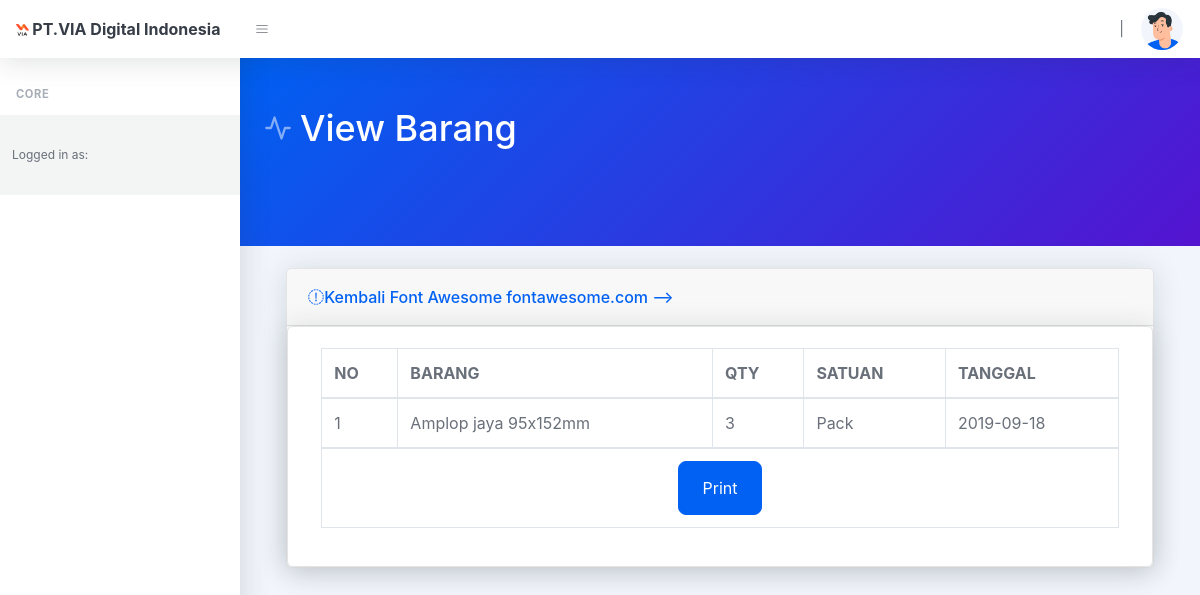
Page /order/view_selesai/1 on the earlier database version.
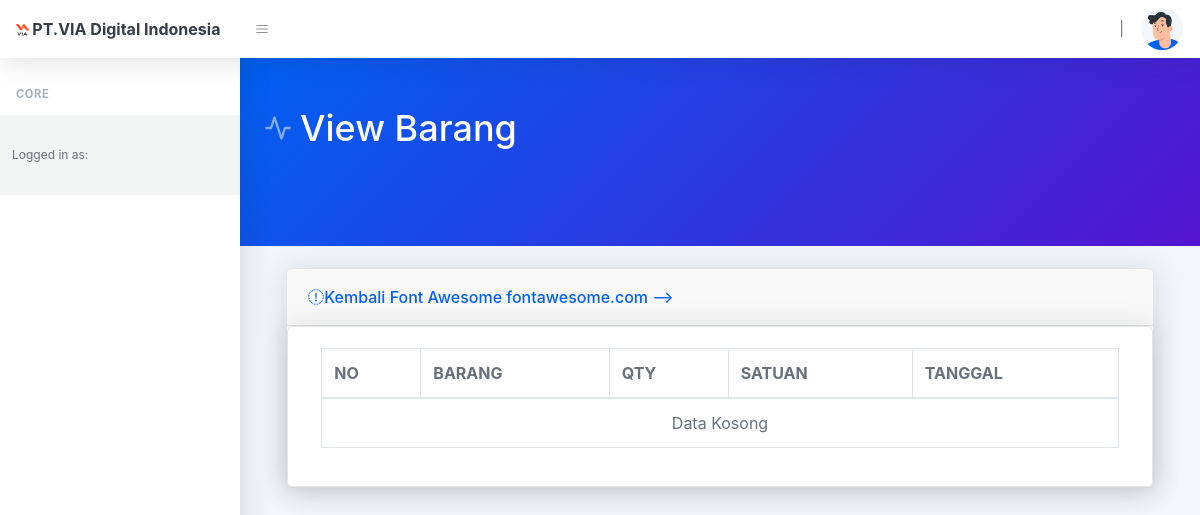
Same page on the later database version.
### tables this page shows
CREATE TABLE `data_order` (
  `id_order` int(10) NOT NULL,
  `id_keranjang` varchar(255) NOT NULL,
  `id_barang` varchar(255) NOT NULL,
  `id_dep` varchar(255) NOT NULL,
  `user_id` varchar(255) NOT NULL,
  `qty_order` varchar(255) NOT NULL,
  `tanggal` varchar(50) NOT NULL,
  `ket` text NOT NULL
);

CREATE TABLE `data_barang` (
  `id` int(11) NOT NULL,
  `item` varchar(120) NOT NULL,
  `qty` varchar(120) NOT NULL,
  `satuan` text NOT NULL,
  `type` varchar(2) NOT NULL,
  `tanggal` varchar(100) NOT NULL,
  `kondisi` varchar(50) NOT NULL
);

### application/controllers/Order.php (called while the page is built, shortened)
<?php
class Order extends CI_Controller
{
    public function __construct()
    {
        $this->load->model('order_model');
        $this->load->model('jabatan_model');
        $this->load->model('akun_model');
    }
    public function view_selesai($id)
    {
        $data['judul'] = 'View Barang';
        $data['alerts'] = $this->order_model->getDataJoin();
        $data['alerts_3'] = $this->order_model->alerts_3();
        $data['nama'] = $this->session->userdata('nama_lengkap');
        $data['jabatan'] = $this->jabatan_model->getDataById($this->session->userdata('id_jab'));
        $data['data'] = $this->order_model->where($id);
        $data['data2'] = $this->order_model->getDataJoin();
        $data['data3'] = $this->order_model->status($id);
        $data['level_akun'] = $this->session->userdata('level');
        $this->load->view('template/header', $data);
        $this->load->view('order/view_order_selesai', $data);
        $this->load->view('template/footer');
    }
}

### index.php (called while the page is built, shortened)
<?php
require_once BASEPATH.'core/CodeIgniter.php';

### application/models/Order_model.php (called while the page is built, shortened)
<?php
class Order_model extends CI_Model
{
    public function getDataJoin()
    {
        $this->db->select('*');
        $this->db->from('order_status');
        $this->db->join('departemen', 'departemen.id = order_status.departemen');
        $this->db->where('status', 2);
        $query = $this->db->get();
        return $query->result();
    }
    public function where($id)
    {
        $this->db->select('*');
        $this->db->from('data_order');
        $this->db->join('data_barang', 'data_barang.id = data_order.id_barang');
        $this->db->where('id_keranjang', $id);
        return $this->db->get()->result();
    }
    public function alerts_3()
    {
        $this->db->select('*');
        $this->db->from('order_status');
        $this->db->join('departemen', 'departemen.id = order_status.departemen');
        $this->db->where('status', 3);
        $query = $this->db->get();
        return $query->result();
    }
    public function status($id)
    {
        $this->db->where('id_ker', $id);
        $x = $this->db->get('order_status');
        return $x->row();
    }
}

### application/models/Jabatan_model.php (called while the page is built, shortened)
<?php
class Jabatan_model extends CI_Model
{
    public function getDataById($id)
    {
        $this->db->where('id_jab', $id);
        $query = $this->db->get('jabatan');
        return $query->row();
    }
}

### application/views/order/view_order_selesai.php (the view, shortened to what this page needs)
<div class="container">
    <div class="card-body">
        <div class="card shadow mb-4">
            <div class="card-header">
                <a href="<?= base_url('order') ?>"><i class="fas fa-arrow-circle-left"> Kembali</i></a>
            </div>
            <div class="card">
                <div class="card-body">
                    <div class="row">
                        <div class="table-responsive">
                            <div class="container">
                                <table class="table table-bordered" width="100%" cellspacing="0">
                                    <div class="container">
                                        <thead>
                                            <tr>
                                                <th>NO</th>
                                                <th>BARANG</th>
                                                <th>QTY</th>
                                                <th>SATUAN</th>
                                                <th>TANGGAL</th>
                                            </tr>
                                        </thead>
                                        <tbody>
                                            <?php
                                            $no = 1;
                                            if ($data == false) { ?>
                                                <td colspan='5' align='center'>Data Kosong</td>
                                                <?php
                                            } else {
                                                foreach ($data as $x) { ?>
                                                    <tr>
                                                        <td><?= $no++; ?></td>
                                                        <td><?= $x->item ?></td>
                                                        <td><?= $x->qty_order ?></td>
                                                        <td><?= $x->satuan ?></td>
                                                        <td><?= $x->tanggal; ?></td>
                                                    </tr>
                                                <?php } ?>
                                        </tbody>
                                        <td colspan='5' align="center">
                                            <a href="" class="btn btn-primary btn-lg" data-toggle="modal" data-target="#selesai">Print</a>
                                        </td>
                                    <?php
                                            } ?>
                                </table>
                            </div>
                        </div>
                    </div>
                </div>
            </div>
        </div>
    </div>
</div>

Differences in the rows shown:
removed data_order: data_barang.item "Amplop jaya 95x152mm", qty_order "3", data_barang.satuan "Pack", tanggal "2019-09-18"
Other differences:
text no longer shown: "Print"
text now shown: "Data Kosong"
